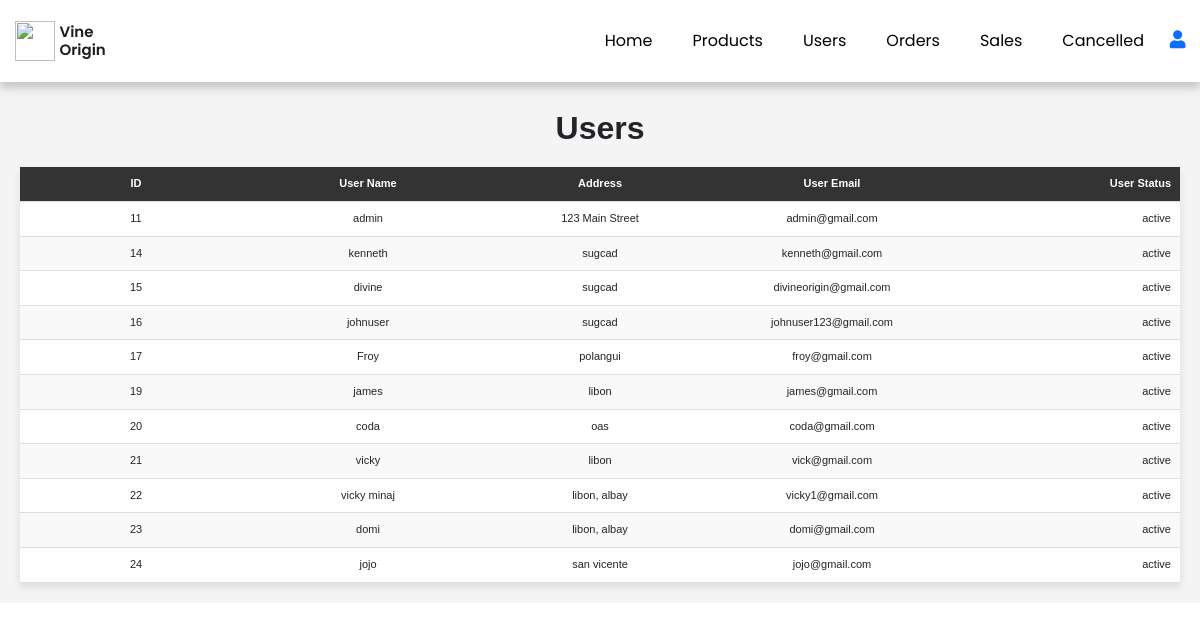
/visitor_landing/total_users.php (signed in), run on an earlier commit of the app's database.
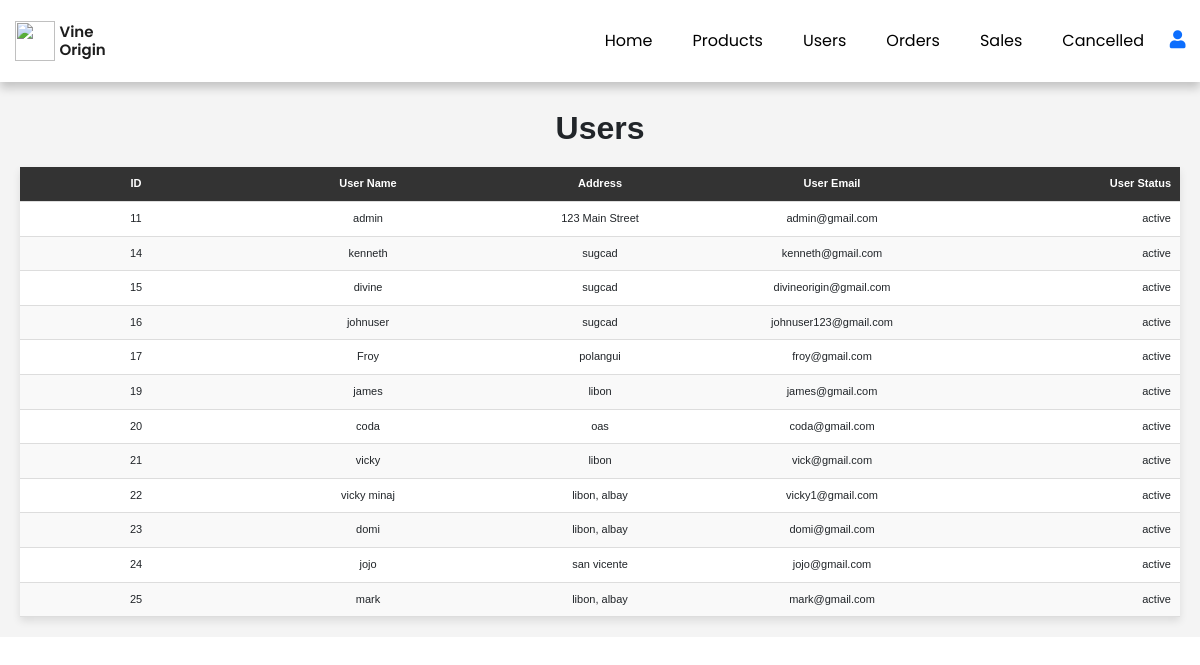
And on a later commit of the database.
### tables this page shows
CREATE TABLE `users` (
  `user_id` int(11) NOT NULL,
  `user_name` varchar(65) NOT NULL,
  `address` varchar(55) NOT NULL,
  `user_email` varchar(55) NOT NULL,
  `user_password` varchar(255) NOT NULL,
  `user_type` char(1) NOT NULL DEFAULT 'u' COMMENT 'u - user\r\na - admin',
  `user_status` char(1) NOT NULL DEFAULT 'a' COMMENT 'a - active\r\ni - inactive'
);

### visitor_landing/total_users.php (the view, shortened to what this page needs)
<?php
include('server/connection.php');
?>
<!DOCTYPE html>
<html lang="en">
<head>
    <?php include('header.php'); ?>
    <link rel="stylesheet" href="assets/css/admin.css">
    <?php include('admin_navbar.php'); ?>
</head>
<body>
    <div class="boxt">
        <h1>Users</h1>
        <table>
            <thead>
                <tr>
                    <th>ID</th>
                    <th>User Name</th>
                    <th>Address</th>
                    <th>User Email</th>
                    <th>User Status</th>
                </tr>
            </thead>
            <tbody>
                <?php
                $sql = "SELECT * FROM users";
                $result = mysqli_query($conn, $sql);
                if (mysqli_num_rows($result) > 0) {
                    while ($row = mysqli_fetch_assoc($result)) {
                        echo "<tr>";
                        echo "<td>" . $row['user_id'] . "</td>";
                        echo "<td>" . $row['user_name'] . "</td>";
                        echo "<td>" . $row['address'] . "</td>";
                        echo "<td>" . $row['user_email'] . "</td>";
                        echo "<td>" . ($row['user_status'] == 'a' ? 'active' : 'inactive') . "</td>";
                        echo "</tr>";
                    }
                } else {
                    echo "<tr><td colspan='5'>No users found</td></tr>";
                }
                ?>
            </tbody>
        </table>
    </div>
</body>
</html>

What changed in the data, as far as the page shows it:
added users: user_id "25", user_name "mark", address "libon, albay", user_email "mark@gmail.com", user_status "active"
